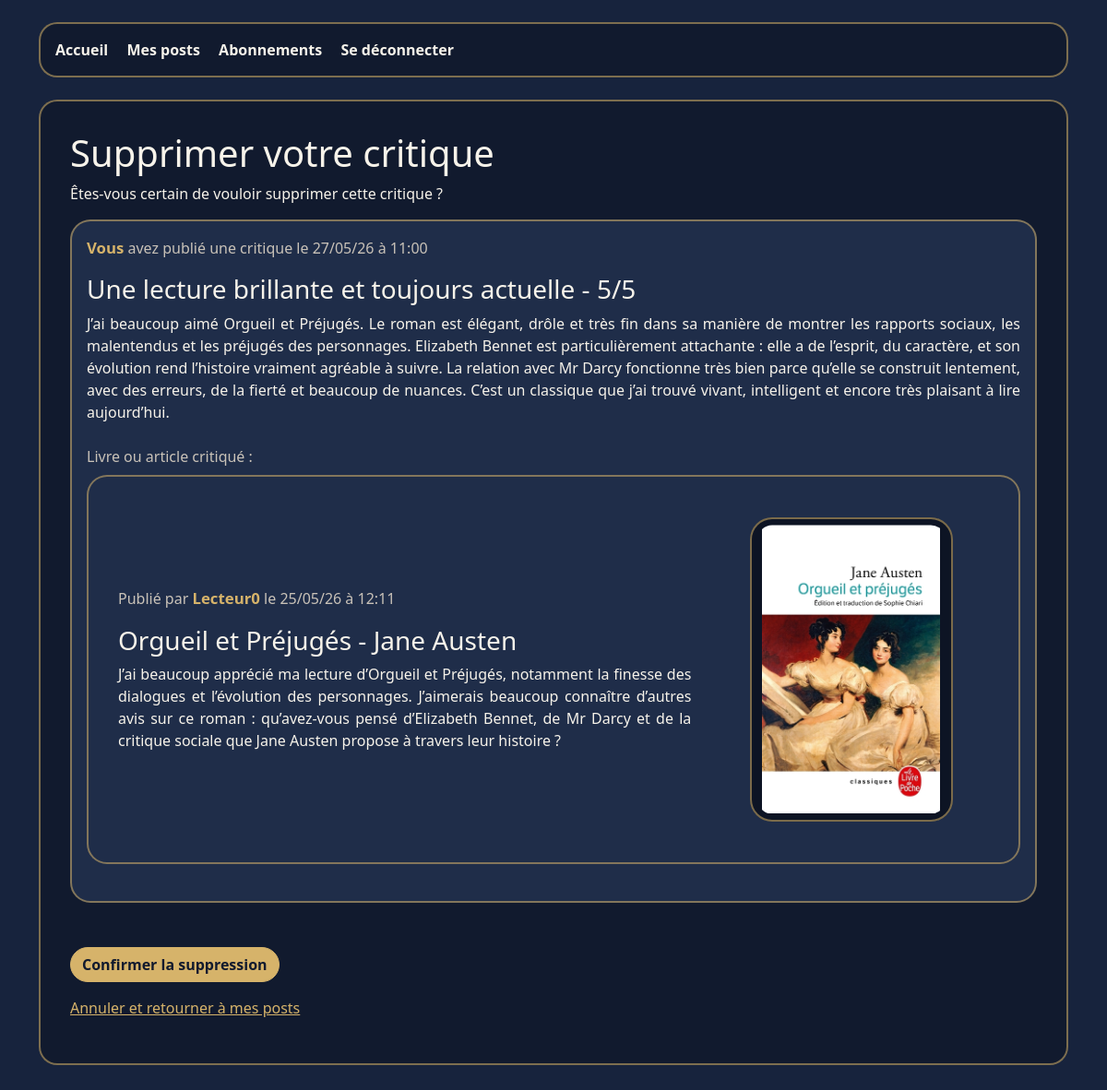
The page /supprimer-critique/4/ (signed in) on the database its author committed.
### litreview/models.py (models this page shows, shortened)
class Review(models.Model):
    ticket = models.ForeignKey(
        Ticket,
        on_delete=models.CASCADE,
        related_name="reviews",
    )
    rating = models.PositiveSmallIntegerField(
        validators=[MinValueValidator(0), MaxValueValidator(5)]
    )
    user = models.ForeignKey(
        settings.AUTH_USER_MODEL,
        on_delete=models.CASCADE,
        related_name="reviews",
    )
    headline = models.CharField(max_length=128, blank=False)
    body = models.TextField(max_length=8192, blank=True)
    time_created = models.DateTimeField(auto_now_add=True)
    class Meta:
        unique_together = ("ticket", "user")
    @classmethod
    def critique_supprimable(classe_review, utilisateur, critique_id):
        return classe_review.objects.filter(
            id=critique_id,
            user=utilisateur,
        )

class Ticket(models.Model):
    title = models.CharField(max_length=128)
    description = models.TextField(max_length=2048, blank=True)
    user = models.ForeignKey(
        settings.AUTH_USER_MODEL,
        on_delete=models.CASCADE,
        related_name="tickets",
    )
    image = models.ImageField(upload_to="tickets_images/", null=True, blank=True)
    time_created = models.DateTimeField(auto_now_add=True)

class User(AbstractUser):
    """Utilisateur personnalisé de l'application LITRevu."""

### litreview/views.py (the view)
@login_required
def confirmer_suppression_critique(request, critique_id):
    critique = get_object_or_404(
        Review.critique_supprimable(
            utilisateur=request.user,
            critique_id=critique_id,
        )
    )
    return render(
        request,
        "pages/confirmer_suppression_critique.html",
        {"critique": critique},
    )

### litreview/templates/pages/confirmer_suppression_critique.html (shortened to what this page needs)
{% extends "pages/base.html" %}
{% block content %}
    <h1>Supprimer votre critique</h1>
    <p>Êtes-vous certain de vouloir supprimer cette critique ?</p>
    {% include "pages/temp_partiels/review.html" with review=critique %}
    <form
        method="post"
        action="{% url 'supprimer_critique' critique.id %}"
    >
        <button type="submit" class="btn btn-primary">
            Confirmer la suppression
        </button>
    </form>
    <p class="mt-3">
        <a href="{% url 'mes_posts' %}">Annuler et retourner à mes posts</a>
    </p>
{% endblock content %}

### litreview/templates/pages/temp_partiels/review.html
<div class="card mb-5">
    <div class="card-body">
        <p class="text-muted">
            {% if review.user == user %}
                <span class="username-highlight">Vous</span> avez publié une critique
            {% else %}
                <span class="username-highlight">{{ review.user.username }}</span>
                a publié une critique
            {% endif %}
            le {{ review.time_created|date:"d/m/y à H:i" }}
        </p>
        <h3 class="card-title">
            {{ review.headline }} - {{ review.rating }}/5
        </h3>
        {% if review.body %}
            <p class="card-text">{{ review.body }}</p>
        {% endif %}
        <div class="mt-4">
            <p class="text-muted mb-2">Livre ou article critiqué :</p>
            {% include "pages/temp_partiels/ticket_reponse.html" with ticket=review.ticket %}
        </div>
    </div>
</div>

### litreview/templates/pages/temp_partiels/ticket_reponse.html (shortened to what this page needs)
<div class="card mb-4">
    <div class="card-body">
        {% if ticket.image %}
            <div class="row align-items-center ticket-layout">
                <div class="col-md-8 ticket-text">
                    <p class="text-muted">
                        {% if ticket.user == user %}
                            Publié par <span class="username-highlight">vous</span>
                        {% else %}
                            Publié par
                            <span class="username-highlight">{{ ticket.user.username }}</span>
                        {% endif %}
                        le {{ ticket.time_created|date:"d/m/y à H:i" }}
                    </p>
                    <h3 class="card-title">{{ ticket.title }}</h3>
                    {% if ticket.description %}
                        <p class="card-text">{{ ticket.description }}</p>
                    {% endif %}
                </div>
                <div class="col-md-4 d-flex justify-content-end align-items-center ticket-cover">
                    <img
                        src="{{ ticket.image.url }}"
                        alt="Image associée au ticket {{ ticket.title }}"
                        class="img-fluid"
                    >
                </div>
            </div>
        {% endif %}
    </div>
</div>

### litreview/static/style.css (style rules this page uses)
:root { --fond-principal: #17233d; --fond-contenu: #111a2e; --fond-carte: #1f2d49; --texte-clair: #f7f3ea; --texte-secondaire: #c9c2b8; --couleur-bouton: #d6b36a; --couleur-bouton-survol: #e8c87d; --bordure: rgba(214, 179, 106, 0.55); }
body { background-color: var(--fond-principal); color: var(--texte-clair); }
h1, h2, h3, p, label, li { color: var(--texte-clair); }
.text-muted { color: var(--texte-secondaire) !important; }
a { color: var(--couleur-bouton); }
.card { background-color: var(--fond-carte); color: var(--texte-clair); border: 2px solid var(--bordure); border-radius: 22px; }
.card-title, .card-text { color: var(--texte-clair); }
.card-text { text-align: justify; }
.btn-primary { background-color: var(--couleur-bouton); border-color: var(--couleur-bouton); color: #111a2e; font-weight: 600; border-radius: 999px; }
img.img-fluid { display: block; margin-left: auto; margin-right: auto; width: 100%; max-width: 220px; height: 330px; object-fit: contain; border-radius: 24px; border: 2px solid var(--bordure); background-color: #0d1424; padding: 0.4rem; }
.username-highlight { color: var(--couleur-bouton); font-weight: 700; font-size: 1.05rem; }
.ticket-layout { padding: 1rem; }
.ticket-text { padding-left: 0.75rem; }
.ticket-cover { padding: 0.75rem; }

### rows shown on the page
Review: time_created "27/05/26 à 11:00", headline "Une lecture brillante et toujours actuelle", rating "5", body "J’ai beaucoup aimé Orgueil et Préjugés. Le roman est élégant, drôle et très fin dans sa manière de montrer les rapports sociaux, les malentendus et les préjugés des personnages. Elizabeth Bennet est particulièrement attachante : elle a de l’esprit, du caractère, et son évolution rend l’histoire vraiment agréable à suivre. La relation avec Mr Darcy fonctionne très bien parce qu’elle se construit lentement, avec des erreurs, de la fierté et beaucoup de nuances. C’est un classique que j’ai trouvé vivant, intelligent et encore très plaisant à lire aujourd’hui."
Ticket: user.username "Lecteur0", time_created "25/05/26 à 12:11", title "Orgueil et Préjugés - Jane Austen", description "J’ai beaucoup apprécié ma lecture d’Orgueil et Préjugés, notamment la finesse des dialogues et l’évolution des personnages. J’aimerais beaucoup connaître d’autres avis sur ce roman : qu’avez-vous pensé d’Elizabeth Bennet, de Mr Darcy et de la critique sociale que Jane Austen propose à travers leur histoire ?", image (picture)
